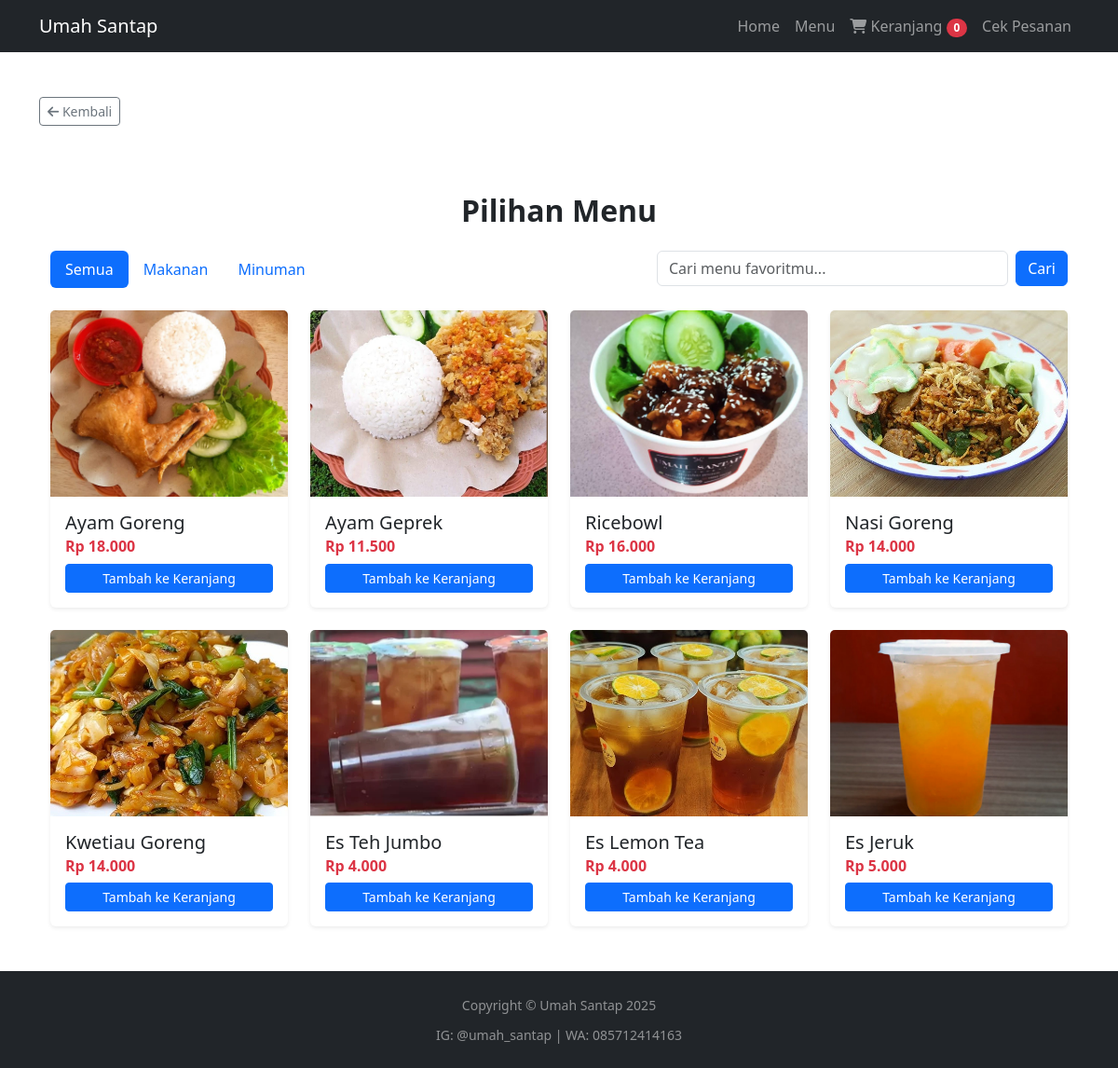
Page /menu.php on the committed database.
### tables this page shows
CREATE TABLE `menu` (
  `id_menu` int(11) NOT NULL AUTO_INCREMENT,
  `nama_menu` varchar(255) NOT NULL,
  `kategori` enum('makanan','minuman') NOT NULL,
  `harga` int(11) NOT NULL,
  `gambar` varchar(255) NOT NULL,
  `stok` int(11) DEFAULT 100,
  `rating` float DEFAULT 5,
  PRIMARY KEY (`id_menu`)
);

### menu.php (the view, shortened to what this page needs)
<?php include 'header.php'; ?>
<div class="py-5">
    <div class="container">
        <h2 class="text-center mb-4 fw-bold">Pilihan Menu</h2>
        <div class="row mb-4">
            <div class="col-md-7">
                <ul class="nav nav-pills">
                    <li class="nav-item"><a class="nav-link <?php echo !isset($_GET['kategori']) ? 'active' : ''; ?>" href="menu.php">Semua</a></li>
                    <li class="nav-item"><a class="nav-link <?php echo (isset($_GET['kategori']) && $_GET['kategori'] == 'makanan') ? 'active' : ''; ?>" href="menu.php?kategori=makanan">Makanan</a></li>
                    <li class="nav-item"><a class="nav-link <?php echo (isset($_GET['kategori']) && $_GET['kategori'] == 'minuman') ? 'active' : ''; ?>" href="menu.php?kategori=minuman">Minuman</a></li>
                </ul>
            </div>
            <div class="col-md-5">
                <form action="menu.php" method="GET" class="d-flex">
                    <input type="text" class="form-control" placeholder="Cari menu favoritmu..." name="search" value="<?php echo isset($_GET['search']) ? htmlspecialchars($_GET['search']) : ''; ?>">
                    <button class="btn btn-primary ms-2" type="submit">Cari</button>
                </form>
            </div>
        </div>
        <div class="row g-4">
            <?php
            $sql = "SELECT * FROM menu";
            $result = $conn->query($sql);
            if ($result->num_rows > 0) {
                while($row = $result->fetch_assoc()) {
            ?>
            <div class="col-md-6 col-lg-3">
                <div class="card h-100 shadow-sm border-0">
                    <img src="assets/img/<?php echo $row['gambar']; ?>" class="card-img-top" alt="<?php echo $row['nama_menu']; ?>" style="height: 200px; object-fit: cover;">
                    <div class="card-body d-flex flex-column">
                        <h5 class="card-title"><?php echo $row['nama_menu']; ?></h5>
                        <h6 class="card-subtitle mb-2 fw-bold text-danger">Rp <?php echo number_format($row['harga'], 0, ',', '.'); ?></h6>
                        <div class="mt-auto">
                           <button class="btn btn-sm btn-primary w-100 add-to-cart-btn"
                                   data-bs-toggle="modal"
                                   data-bs-target="#addToCartModal"
                                   data-id="<?php echo $row['id_menu']; ?>"
                                   data-nama="<?php echo htmlspecialchars($row['nama_menu']); ?>">
                                Tambah ke Keranjang
                            </button>
                        </div>
                    </div>
                </div>
            </div>
            <?php
                }
            } else {
                echo "<div class='col-12'><p class='text-center alert alert-warning'>Menu tidak ditemukan.</p></div>";
            }
            ?>
        </div>
    </div>
</div>
<div class="position-fixed bottom-0 end-0 p-3" style="z-index: 11">
</div>
<?php include 'footer.php'; ?>

### header.php (shortened to what this page needs)
<!DOCTYPE html>
<html lang="en">
<head>
    <link href="https://cdn.jsdelivr.net/npm/bootstrap@5.3.3/dist/css/bootstrap.min.css" rel="stylesheet">
    <link rel="stylesheet" href="https://cdnjs.cloudflare.com/ajax/libs/font-awesome/6.5.2/css/all.min.css">
</head>
<body>
<nav class="navbar navbar-expand-lg navbar-dark bg-dark fixed-top">
    <div class="container">
        <a class="navbar-brand" href="index.php">Umah Santap</a>
        <div class="collapse navbar-collapse" id="navbarNav">
            <ul class="navbar-nav ms-auto">
                <li class="nav-item">
                    <a class="nav-link" href="index.php">Home</a>
                </li>
                <li class="nav-item">
                    <a class="nav-link" href="menu.php">Menu</a>
                </li>
                <li class="nav-item">
                    <a class="nav-link" href="cart.php">
                        <i class="fas fa-shopping-cart"></i> Keranjang
                        <span class="badge rounded-pill bg-danger" id="cart-count">
                            <?php
                            $total_items = 0;
                            echo $total_items;
                            ?>
                        </span>
                    </a>
                </li>
                <li class="nav-item">
                    <a class="nav-link" href="order_status.php">Cek Pesanan</a>
                </li>
            </ul>
        </div>
    </div>
</nav>
<div class="container mt-5">
        <a href="javascript:history.back()" class="btn btn-outline-secondary btn-sm mb-4">
            <i class="fas fa-arrow-left"></i> Kembali
        </a>

### footer.php (shortened to what this page needs)
</div>
<footer class="py-4 bg-dark text-white-50 mt-auto">
    <div class="container text-center">
        <small>Copyright &copy; Umah Santap 2025</small>
        <div class="mt-2">
            <small>
                <a href="https://www.instagram.com/umah_santap" target="_blank" class="text-white-50" style="text-decoration: none;">IG: @umah_santap</a> |
                <a href="https://wa.me/6285712414163" target="_blank" class="text-white-50" style="text-decoration: none;">WA: 085712414163</a>
            </small>
        </div>
    </div>
</footer>
</body>
</html>

### header.php (style rules this page uses)
body { padding-top: 56px; display: flex; flex-direction: column; min-height: 100vh; }
.container { flex: 1; }

### rows in the picture
menu: gambar (picture), nama_menu "Ayam Goreng", harga "18.000"
menu: gambar (picture), nama_menu "Ayam Geprek", harga "11.500"
menu: gambar (picture), nama_menu "Ricebowl", harga "16.000"
menu: gambar (picture), nama_menu "Nasi Goreng", harga "14.000"
menu: gambar (picture), nama_menu "Kwetiau Goreng", harga "14.000"
menu: gambar (picture), nama_menu "Es Teh Jumbo", harga "4.000"
menu: gambar (picture), nama_menu "Es Lemon Tea", harga "4.000"
menu: gambar (picture), nama_menu "Es Jeruk", harga "5.000"

### other values in the picture
$total_items "0"
